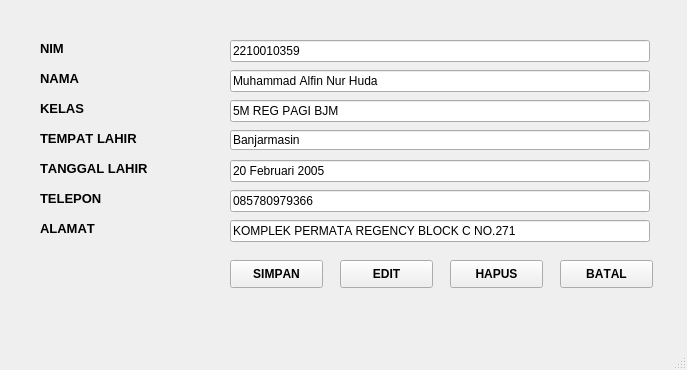
<?xml version="1.0" encoding="UTF-8"?>
<ui version="4.0">
 <class>MainWindow</class>
 <widget class="QMainWindow" name="MainWindow">
  <property name="geometry">
   <rect>
    <x>0</x>
    <y>0</y>
    <width>687</width>
    <height>370</height>
   </rect>
  </property>
  <property name="font">
   <font>
    <kerning>false</kerning>
   </font>
  </property>
  <property name="windowTitle">
   <string>MainWindow</string>
  </property>
  <widget class="QWidget" name="centralwidget">
   <widget class="QLabel" name="label">
    <property name="geometry">
     <rect>
      <x>40</x>
      <y>40</y>
      <width>160</width>
      <height>16</height>
     </rect>
    </property>
    <property name="font">
     <font>
      <pointsize>10</pointsize>
      <weight>75</weight>
      <bold>true</bold>
     </font>
    </property>
    <property name="text">
     <string>NIM</string>
    </property>
   </widget>
   <widget class="QLabel" name="label_2">
    <property name="geometry">
     <rect>
      <x>40</x>
      <y>70</y>
      <width>160</width>
      <height>16</height>
     </rect>
    </property>
    <property name="font">
     <font>
      <pointsize>10</pointsize>
      <weight>75</weight>
      <bold>true</bold>
     </font>
    </property>
    <property name="text">
     <string>NAMA</string>
    </property>
   </widget>
   <widget class="QLabel" name="label_3">
    <property name="geometry">
     <rect>
      <x>40</x>
      <y>100</y>
      <width>160</width>
      <height>16</height>
     </rect>
    </property>
    <property name="font">
     <font>
      <pointsize>10</pointsize>
      <weight>75</weight>
      <bold>true</bold>
     </font>
    </property>
    <property name="text">
     <string>KELAS</string>
    </property>
   </widget>
   <widget class="QLabel" name="label_4">
    <property name="geometry">
     <rect>
      <x>40</x>
      <y>130</y>
      <width>160</width>
      <height>16</height>
     </rect>
    </property>
    <property name="font">
     <font>
      <pointsize>10</pointsize>
      <weight>75</weight>
      <bold>true</bold>
     </font>
    </property>
    <property name="text">
     <string>TEMPAT LAHIR</string>
    </property>
   </widget>
   <widget class="QLabel" name="label_5">
    <property name="geometry">
     <rect>
      <x>40</x>
      <y>160</y>
      <width>160</width>
      <height>16</height>
     </rect>
    </property>
    <property name="font">
     <font>
      <pointsize>10</pointsize>
      <weight>75</weight>
      <bold>true</bold>
     </font>
    </property>
    <property name="text">
     <string>TANGGAL LAHIR</string>
    </property>
   </widget>
   <widget class="QLabel" name="label_6">
    <property name="geometry">
     <rect>
      <x>40</x>
      <y>190</y>
      <width>160</width>
      <height>16</height>
     </rect>
    </property>
    <property name="font">
     <font>
      <pointsize>10</pointsize>
      <weight>75</weight>
      <bold>true</bold>
     </font>
    </property>
    <property name="text">
     <string>TELEPON</string>
    </property>
   </widget>
   <widget class="QLabel" name="label_7">
    <property name="geometry">
     <rect>
      <x>40</x>
      <y>220</y>
      <width>160</width>
      <height>16</height>
     </rect>
    </property>
    <property name="font">
     <font>
      <pointsize>10</pointsize>
      <weight>75</weight>
      <bold>true</bold>
     </font>
    </property>
    <property name="text">
     <string>ALAMAT</string>
    </property>
   </widget>
   <widget class="QLineEdit" name="lineEdit">
    <property name="geometry">
     <rect>
      <x>230</x>
      <y>40</y>
      <width>420</width>
      <height>22</height>
     </rect>
    </property>
    <property name="text">
     <string>2210010359</string>
    </property>
   </widget>
   <widget class="QLineEdit" name="lineEdit_2">
    <property name="geometry">
     <rect>
      <x>230</x>
      <y>70</y>
      <width>420</width>
      <height>22</height>
     </rect>
    </property>
    <property name="text">
     <string>Muhammad Alfin Nur Huda</string>
    </property>
   </widget>
   <widget class="QLineEdit" name="lineEdit_3">
    <property name="geometry">
     <rect>
      <x>230</x>
      <y>100</y>
      <width>420</width>
      <height>22</height>
     </rect>
    </property>
    <property name="text">
     <string>5M REG PAGI BJM</string>
    </property>
   </widget>
   <widget class="QLineEdit" name="lineEdit_4">
    <property name="geometry">
     <rect>
      <x>230</x>
      <y>130</y>
      <width>420</width>
      <height>20</height>
     </rect>
    </property>
    <property name="text">
     <string>Banjarmasin </string>
    </property>
   </widget>
   <widget class="QLineEdit" name="lineEdit_5">
    <property name="geometry">
     <rect>
      <x>230</x>
      <y>160</y>
      <width>420</width>
      <height>22</height>
     </rect>
    </property>
    <property name="text">
     <string>20 Februari 2005</string>
    </property>
   </widget>
   <widget class="QLineEdit" name="lineEdit_6">
    <property name="geometry">
     <rect>
      <x>230</x>
      <y>190</y>
      <width>420</width>
      <height>22</height>
     </rect>
    </property>
    <property name="text">
     <string>085780979366</string>
    </property>
   </widget>
   <widget class="QLineEdit" name="lineEdit_7">
    <property name="geometry">
     <rect>
      <x>230</x>
      <y>220</y>
      <width>420</width>
      <height>22</height>
     </rect>
    </property>
    <property name="text">
     <string>KOMPLEK PERMATA REGENCY BLOCK C NO.271</string>
    </property>
   </widget>
   <widget class="QPushButton" name="pushButton">
    <property name="geometry">
     <rect>
      <x>230</x>
      <y>260</y>
      <width>93</width>
      <height>28</height>
     </rect>
    </property>
    <property name="font">
     <font>
      <weight>75</weight>
      <bold>true</bold>
     </font>
    </property>
    <property name="text">
     <string>SIMPAN</string>
    </property>
   </widget>
   <widget class="QPushButton" name="pushButton_2">
    <property name="geometry">
     <rect>
      <x>340</x>
      <y>260</y>
      <width>93</width>
      <height>28</height>
     </rect>
    </property>
    <property name="font">
     <font>
      <weight>75</weight>
      <bold>true</bold>
     </font>
    </property>
    <property name="text">
     <string>EDIT</string>
    </property>
   </widget>
   <widget class="QPushButton" name="pushButton_3">
    <property name="geometry">
     <rect>
      <x>450</x>
      <y>260</y>
      <width>93</width>
      <height>28</height>
     </rect>
    </property>
    <property name="font">
     <font>
      <weight>75</weight>
      <bold>true</bold>
     </font>
    </property>
    <property name="text">
     <string>HAPUS</string>
    </property>
   </widget>
   <widget class="QPushButton" name="pushButton_4">
    <property name="geometry">
     <rect>
      <x>560</x>
      <y>260</y>
      <width>93</width>
      <height>28</height>
     </rect>
    </property>
    <property name="font">
     <font>
      <weight>75</weight>
      <bold>true</bold>
     </font>
    </property>
    <property name="text">
     <string>BATAL</string>
    </property>
   </widget>
  </widget>
  <widget class="QMenuBar" name="menubar">
   <property name="geometry">
    <rect>
     <x>0</x>
     <y>0</y>
     <width>687</width>
     <height>21</height>
    </rect>
   </property>
  </widget>
  <widget class="QStatusBar" name="statusbar"/>
 </widget>
 <resources/>
 <connections/>
</ui>
